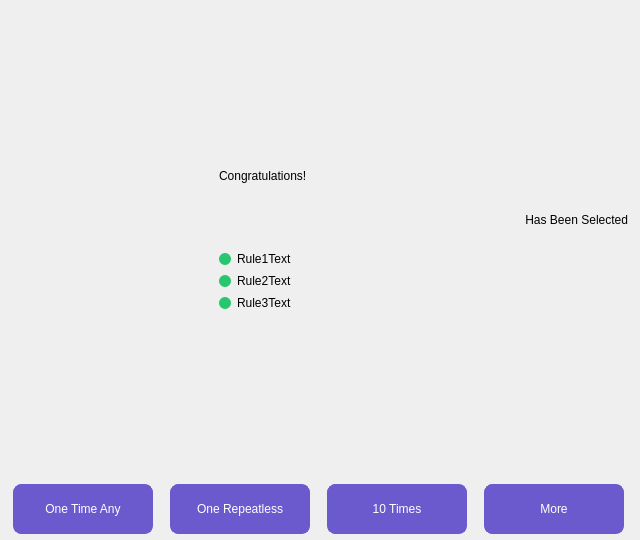
<?xml version="1.0" encoding="UTF-8"?>
<ui version="4.0">
 <class>CatchPage</class>
 <widget class="QWidget" name="CatchPage">
  <property name="geometry">
   <rect>
    <x>0</x>
    <y>0</y>
    <width>640</width>
    <height>540</height>
   </rect>
  </property>
  <property name="minimumSize">
   <size>
    <width>640</width>
    <height>540</height>
   </size>
  </property>
  <property name="maximumSize">
   <size>
    <width>640</width>
    <height>540</height>
   </size>
  </property>
  <property name="windowTitle">
   <string>Form</string>
  </property>
  <property name="styleSheet">
   <string notr="true">border:0;</string>
  </property>
  <layout class="QVBoxLayout" name="verticalLayout">
   <property name="spacing">
    <number>0</number>
   </property>
   <property name="leftMargin">
    <number>1</number>
   </property>
   <property name="topMargin">
    <number>1</number>
   </property>
   <property name="rightMargin">
    <number>1</number>
   </property>
   <property name="bottomMargin">
    <number>1</number>
   </property>
   <item>
    <widget class="QWidget" name="widget" native="true">
     <layout class="QHBoxLayout" name="horizontalLayout">
      <property name="leftMargin">
       <number>1</number>
      </property>
      <property name="topMargin">
       <number>1</number>
      </property>
      <property name="rightMargin">
       <number>0</number>
      </property>
      <property name="bottomMargin">
       <number>1</number>
      </property>
      <item>
       <widget class="QWidget" name="widget_3" native="true">
        <property name="minimumSize">
         <size>
          <width>200</width>
          <height>0</height>
         </size>
        </property>
        <property name="maximumSize">
         <size>
          <width>200</width>
          <height>16777215</height>
         </size>
        </property>
        <property name="styleSheet">
         <string notr="true"/>
        </property>
        <layout class="QVBoxLayout" name="verticalLayout_2">
         <property name="leftMargin">
          <number>0</number>
         </property>
         <property name="topMargin">
          <number>0</number>
         </property>
         <property name="rightMargin">
          <number>1</number>
         </property>
         <property name="bottomMargin">
          <number>0</number>
         </property>
         <item>
          <widget class="QWidget" name="widget_6" native="true">
           <property name="styleSheet">
            <string notr="true">QScrollBar:vertical {
    width:8px;
    background:#f2f2f2;
    margin:2px;
}
QScrollBar::handle:vertical {
    background:#bbbbbb;
    border-radius:4px;
    min-height:20px;
}
QScrollBar::handle:vertical:hover {
    background:#999999;
}
QScrollBar::sub-line:vertical,
QScrollBar::add-line:vertical {
    height:0px;
}
QScrollBar::up-arrow:vertical,
QScrollBar::down-arrow:vertical {
    width:0px;
    height:0px;
}
QScrollBar::sub-page:vertical,
QScrollBar::add-page:vertical {
    background:transparent;
}</string>
           </property>
           <layout class="QVBoxLayout" name="verticalLayout_7">
            <property name="spacing">
             <number>0</number>
            </property>
            <property name="sizeConstraint">
             <enum>QLayout::SetMinimumSize</enum>
            </property>
            <property name="leftMargin">
             <number>1</number>
            </property>
            <property name="topMargin">
             <number>1</number>
            </property>
            <property name="rightMargin">
             <number>1</number>
            </property>
            <property name="bottomMargin">
             <number>1</number>
            </property>
           </layout>
          </widget>
         </item>
         <item>
          <spacer name="verticalSpacer_3">
           <property name="orientation">
            <enum>Qt::Vertical</enum>
           </property>
           <property name="sizeHint" stdset="0">
            <size>
             <width>20</width>
             <height>40</height>
            </size>
           </property>
          </spacer>
         </item>
        </layout>
       </widget>
      </item>
      <item>
       <widget class="QWidget" name="widget_4" native="true">
        <property name="styleSheet">
         <string notr="true"/>
        </property>
        <layout class="QVBoxLayout" name="verticalLayout_3">
         <property name="spacing">
          <number>6</number>
         </property>
         <property name="leftMargin">
          <number>1</number>
         </property>
         <property name="topMargin">
          <number>1</number>
         </property>
         <property name="rightMargin">
          <number>1</number>
         </property>
         <property name="bottomMargin">
          <number>1</number>
         </property>
         <item>
          <spacer name="verticalSpacer_2">
           <property name="orientation">
            <enum>Qt::Vertical</enum>
           </property>
           <property name="sizeHint" stdset="0">
            <size>
             <width>20</width>
             <height>40</height>
            </size>
           </property>
          </spacer>
         </item>
         <item>
          <widget class="QWidget" name="widget_5" native="true">
           <property name="styleSheet">
            <string notr="true">border:0;</string>
           </property>
           <layout class="QVBoxLayout" name="verticalLayout_4">
            <property name="spacing">
             <number>0</number>
            </property>
            <property name="leftMargin">
             <number>1</number>
            </property>
            <property name="topMargin">
             <number>1</number>
            </property>
            <property name="rightMargin">
             <number>1</number>
            </property>
            <property name="bottomMargin">
             <number>1</number>
            </property>
            <item>
             <widget class="QWidget" name="widget_8" native="true">
              <property name="minimumSize">
               <size>
                <width>0</width>
                <height>30</height>
               </size>
              </property>
              <property name="maximumSize">
               <size>
                <width>16777215</width>
                <height>30</height>
               </size>
              </property>
              <property name="styleSheet">
               <string notr="true">border:0;</string>
              </property>
              <layout class="QVBoxLayout" name="verticalLayout_5">
               <property name="leftMargin">
                <number>9</number>
               </property>
               <property name="topMargin">
                <number>0</number>
               </property>
               <property name="rightMargin">
                <number>0</number>
               </property>
               <property name="bottomMargin">
                <number>0</number>
               </property>
               <item>
                <widget class="QLabel" name="label_3">
                 <property name="styleSheet">
                  <string notr="true">QLabel{
	font-size:20px;
	font-weight: bold;
};</string>
                 </property>
                 <property name="text">
                  <string>Congratulations!</string>
                 </property>
                </widget>
               </item>
              </layout>
             </widget>
            </item>
            <item>
             <widget class="QWidget" name="widget_7" native="true">
              <property name="styleSheet">
               <string notr="true">border:0;</string>
              </property>
              <layout class="QHBoxLayout" name="horizontalLayout_4">
               <property name="leftMargin">
                <number>0</number>
               </property>
               <property name="topMargin">
                <number>0</number>
               </property>
               <property name="rightMargin">
                <number>0</number>
               </property>
               <property name="bottomMargin">
                <number>0</number>
               </property>
               <item>
                <widget class="QLabel" name="label_5">
                 <property name="styleSheet">
                  <string notr="true">QLabel{
	font-size:30px;
	font-weight: bold;
};</string>
                 </property>
                 <property name="text">
                  <string/>
                 </property>
                 <property name="alignment">
                  <set>Qt::AlignBottom|Qt::AlignRight|Qt::AlignTrailing</set>
                 </property>
                </widget>
               </item>
               <item>
                <widget class="QLabel" name="label_2">
                 <property name="styleSheet">
                  <string notr="true">QLabel{
	font-size:100px;
	font-weight: bold;
};</string>
                 </property>
                 <property name="text">
                  <string/>
                 </property>
                 <property name="alignment">
                  <set>Qt::AlignCenter</set>
                 </property>
                </widget>
               </item>
              </layout>
             </widget>
            </item>
            <item>
             <widget class="QWidget" name="widget_9" native="true">
              <property name="minimumSize">
               <size>
                <width>0</width>
                <height>30</height>
               </size>
              </property>
              <property name="maximumSize">
               <size>
                <width>16777215</width>
                <height>30</height>
               </size>
              </property>
              <property name="styleSheet">
               <string notr="true">border:0;</string>
              </property>
              <layout class="QHBoxLayout" name="horizontalLayout_5">
               <property name="leftMargin">
                <number>0</number>
               </property>
               <property name="topMargin">
                <number>0</number>
               </property>
               <property name="rightMargin">
                <number>9</number>
               </property>
               <property name="bottomMargin">
                <number>0</number>
               </property>
               <item>
                <widget class="QLabel" name="label_4">
                 <property name="styleSheet">
                  <string notr="true">QLabel{
	font-size:20px;
	font-weight: bold;
};</string>
                 </property>
                 <property name="text">
                  <string>Has Been Selected</string>
                 </property>
                 <property name="alignment">
                  <set>Qt::AlignRight|Qt::AlignTrailing|Qt::AlignVCenter</set>
                 </property>
                </widget>
               </item>
              </layout>
             </widget>
            </item>
           </layout>
          </widget>
         </item>
         <item>
          <widget class="QWidget" name="widget_10" native="true">
           <layout class="QHBoxLayout" name="horizontalLayout_6">
            <property name="spacing">
             <number>0</number>
            </property>
            <property name="leftMargin">
             <number>0</number>
            </property>
            <property name="topMargin">
             <number>0</number>
            </property>
            <property name="rightMargin">
             <number>0</number>
            </property>
            <property name="bottomMargin">
             <number>0</number>
            </property>
            <item>
             <widget class="QWidget" name="widget_11" native="true">
              <layout class="QVBoxLayout" name="verticalLayout_6">
               <item>
                <widget class="QWidget" name="widget_12" native="true">
                 <layout class="QHBoxLayout" name="horizontalLayout_7">
                  <property name="leftMargin">
                   <number>1</number>
                  </property>
                  <property name="topMargin">
                   <number>1</number>
                  </property>
                  <property name="rightMargin">
                   <number>1</number>
                  </property>
                  <property name="bottomMargin">
                   <number>1</number>
                  </property>
                  <item>
                   <widget class="QLabel" name="label_9">
                    <property name="minimumSize">
                     <size>
                      <width>12</width>
                      <height>12</height>
                     </size>
                    </property>
                    <property name="maximumSize">
                     <size>
                      <width>12</width>
                      <height>12</height>
                     </size>
                    </property>
                    <property name="styleSheet">
                     <string notr="true">QLabel{
	background-color: #28c76f;
	border-radius:6px;
 }</string>
                    </property>
                    <property name="text">
                     <string/>
                    </property>
                   </widget>
                  </item>
                  <item>
                   <widget class="QLabel" name="label_6">
                    <property name="styleSheet">
                     <string notr="true">QLabel{
	font-size:14px;
	font-weight: bold;
};</string>
                    </property>
                    <property name="text">
                     <string>Rule1Text</string>
                    </property>
                   </widget>
                  </item>
                 </layout>
                </widget>
               </item>
               <item>
                <widget class="QWidget" name="widget_13" native="true">
                 <layout class="QHBoxLayout" name="horizontalLayout_8">
                  <property name="leftMargin">
                   <number>1</number>
                  </property>
                  <property name="topMargin">
                   <number>1</number>
                  </property>
                  <property name="rightMargin">
                   <number>1</number>
                  </property>
                  <property name="bottomMargin">
                   <number>1</number>
                  </property>
                  <item>
                   <widget class="QLabel" name="label_10">
                    <property name="minimumSize">
                     <size>
                      <width>12</width>
                      <height>12</height>
                     </size>
                    </property>
                    <property name="maximumSize">
                     <size>
                      <width>12</width>
                      <height>12</height>
                     </size>
                    </property>
                    <property name="styleSheet">
                     <string notr="true">QLabel{
	background-color: #28c76f;
	border-radius:6px;
 }</string>
                    </property>
                    <property name="text">
                     <string/>
                    </property>
                   </widget>
                  </item>
                  <item>
                   <widget class="QLabel" name="label_7">
                    <property name="styleSheet">
                     <string notr="true">QLabel{
	font-size:14px;
	font-weight: bold;
};</string>
                    </property>
                    <property name="text">
                     <string>Rule2Text</string>
                    </property>
                   </widget>
                  </item>
                 </layout>
                </widget>
               </item>
               <item>
                <widget class="QWidget" name="widget_14" native="true">
                 <layout class="QHBoxLayout" name="horizontalLayout_9">
                  <property name="leftMargin">
                   <number>1</number>
                  </property>
                  <property name="topMargin">
                   <number>1</number>
                  </property>
                  <property name="rightMargin">
                   <number>1</number>
                  </property>
                  <property name="bottomMargin">
                   <number>1</number>
                  </property>
                  <item>
                   <widget class="QLabel" name="label_11">
                    <property name="minimumSize">
                     <size>
                      <width>12</width>
                      <height>12</height>
                     </size>
                    </property>
                    <property name="maximumSize">
                     <size>
                      <width>12</width>
                      <height>12</height>
                     </size>
                    </property>
                    <property name="styleSheet">
                     <string notr="true">QLabel{
	background-color: #28c76f;
	border-radius:6px;
 }</string>
                    </property>
                    <property name="text">
                     <string/>
                    </property>
                   </widget>
                  </item>
                  <item>
                   <widget class="QLabel" name="label_8">
                    <property name="styleSheet">
                     <string notr="true">QLabel{
	font-size:14px;
	font-weight: bold;
};</string>
                    </property>
                    <property name="text">
                     <string>Rule3Text</string>
                    </property>
                   </widget>
                  </item>
                 </layout>
                </widget>
               </item>
              </layout>
             </widget>
            </item>
            <item>
             <spacer name="horizontalSpacer">
              <property name="orientation">
               <enum>Qt::Horizontal</enum>
              </property>
              <property name="sizeHint" stdset="0">
               <size>
                <width>40</width>
                <height>20</height>
               </size>
              </property>
             </spacer>
            </item>
           </layout>
          </widget>
         </item>
         <item>
          <spacer name="verticalSpacer">
           <property name="orientation">
            <enum>Qt::Vertical</enum>
           </property>
           <property name="sizeHint" stdset="0">
            <size>
             <width>20</width>
             <height>40</height>
            </size>
           </property>
          </spacer>
         </item>
        </layout>
       </widget>
      </item>
     </layout>
    </widget>
   </item>
   <item>
    <widget class="QWidget" name="widget_2" native="true">
     <property name="minimumSize">
      <size>
       <width>0</width>
       <height>60</height>
      </size>
     </property>
     <property name="maximumSize">
      <size>
       <width>16777215</width>
       <height>60</height>
      </size>
     </property>
     <layout class="QHBoxLayout" name="horizontalLayout_2">
      <property name="leftMargin">
       <number>1</number>
      </property>
      <property name="topMargin">
       <number>1</number>
      </property>
      <property name="rightMargin">
       <number>1</number>
      </property>
      <property name="bottomMargin">
       <number>1</number>
      </property>
      <item>
       <widget class="QPushButton" name="pushButton">
        <property name="minimumSize">
         <size>
          <width>140</width>
          <height>50</height>
         </size>
        </property>
        <property name="maximumSize">
         <size>
          <width>140</width>
          <height>50</height>
         </size>
        </property>
        <property name="styleSheet">
         <string notr="true">QPushButton{
    border-radius: 8px;
    text-align: center;
    text-decoration: none;
    background-color:  #6A5ACD;
    color: white;
    border: 1px solid #6A5ACD;
}
QPushButton:hover {
    color: black;
    border: 1px solid #cbcbcb;
    background-color: #cbcbcb;
}
QPushButton:checked {
    color: white;
    background-color: #8470FF;
	border: 1px solid #8470FF;
}
QPushButton:pressed {
	color: white;
    background-color: #8470FF;
	border: 1px solid #8470FF;
}</string>
        </property>
        <property name="text">
         <string>One Time Any</string>
        </property>
       </widget>
      </item>
      <item>
       <widget class="QPushButton" name="pushButton_4">
        <property name="minimumSize">
         <size>
          <width>140</width>
          <height>50</height>
         </size>
        </property>
        <property name="maximumSize">
         <size>
          <width>140</width>
          <height>50</height>
         </size>
        </property>
        <property name="styleSheet">
         <string notr="true">QPushButton{
    border-radius: 8px;
    text-align: center;
    text-decoration: none;
    background-color:  #6A5ACD;
    color: white;
    border: 1px solid #6A5ACD;
}
QPushButton:hover {
    color: black;
    border: 1px solid #cbcbcb;
    background-color: #cbcbcb;
}
QPushButton:checked {
    color: white;
    background-color: #8470FF;
	border: 1px solid #8470FF;
}
QPushButton:pressed {
	color: white;
    background-color: #8470FF;
	border: 1px solid #8470FF;
}</string>
        </property>
        <property name="text">
         <string>One Repeatless</string>
        </property>
       </widget>
      </item>
      <item>
       <widget class="QPushButton" name="pushButton_2">
        <property name="minimumSize">
         <size>
          <width>140</width>
          <height>50</height>
         </size>
        </property>
        <property name="maximumSize">
         <size>
          <width>140</width>
          <height>50</height>
         </size>
        </property>
        <property name="styleSheet">
         <string notr="true">QPushButton{
    border-radius: 8px;
    text-align: center;
    text-decoration: none;
    background-color:  #6A5ACD;
    color: white;
    border: 1px solid #6A5ACD;
}
QPushButton:hover {
    color: black;
    border: 1px solid #cbcbcb;
    background-color: #cbcbcb;
}
QPushButton:checked {
    color: white;
    background-color: #8470FF;
	border: 1px solid #8470FF;
}
QPushButton:pressed {
	color: white;
    background-color: #8470FF;
	border: 1px solid #8470FF;
}</string>
        </property>
        <property name="text">
         <string>10 Times</string>
        </property>
       </widget>
      </item>
      <item>
       <widget class="QPushButton" name="pushButton_3">
        <property name="minimumSize">
         <size>
          <width>140</width>
          <height>50</height>
         </size>
        </property>
        <property name="maximumSize">
         <size>
          <width>140</width>
          <height>50</height>
         </size>
        </property>
        <property name="styleSheet">
         <string notr="true">QPushButton{
    border-radius: 8px;
    text-align: center;
    text-decoration: none;
    background-color:  #6A5ACD;
    color: white;
    border: 1px solid #6A5ACD;
}
QPushButton:hover {
    color: black;
    border: 1px solid #cbcbcb;
    background-color: #cbcbcb;
}
QPushButton:checked {
    color: white;
    background-color: #8470FF;
	border: 1px solid #8470FF;
}
QPushButton:pressed {
	color: white;
    background-color: #8470FF;
	border: 1px solid #8470FF;
}</string>
        </property>
        <property name="text">
         <string>More</string>
        </property>
       </widget>
      </item>
     </layout>
    </widget>
   </item>
  </layout>
 </widget>
 <resources/>
 <connections/>
</ui>
